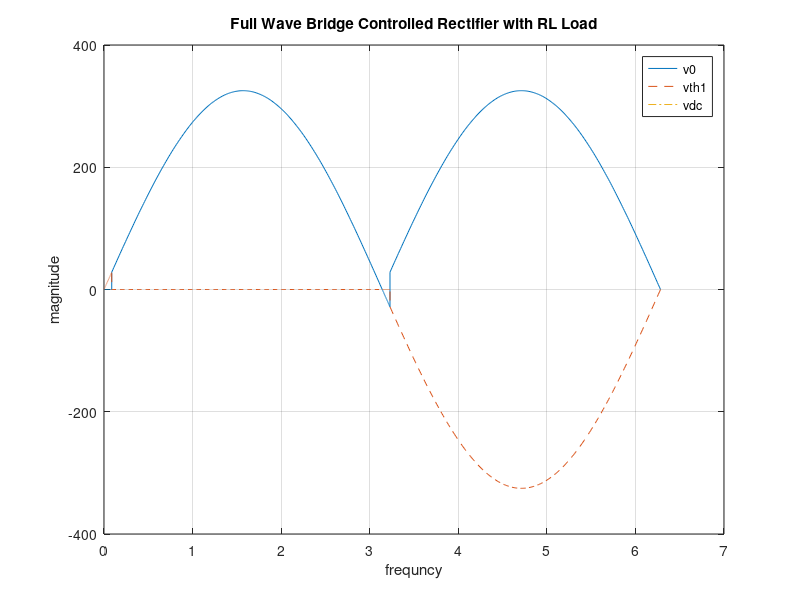

Write MATLAB code to recreate this figure.
%Full Wave Bridge Controlled Rectifier with RL Load

clc;clear all; close all;
em=230*sqrt(2);
alphal=input('enter the delay angle at which thyristor is trigger degree=');
alpha=alphal*pi/180; td=pi/256;
r=2;
l=0.08;
omegal=2*pi*50*l;
t0=linspace(0,alpha,256);
t1=linspace(alpha,pi,256); 
t2=linspace(pi,pi+alpha,256);
t3=linspace(pi+alpha,2*pi,256);
t=[t0 t1 t2 t3];
vdc=2*(em/pi)*cos(alpha);
v0=[0*sin(t0) em*sin(t1) em*sin(t2) -em*sin(t3)];
vth1=[em*sin(t0) 0*em*sin(t1) 0*sin(t2) em*sin(t3)]; 
plot(t,v0,'-',t,vth1,'--',t,vdc,'-.');
xlabel('frequncy');
ylabel ('magnitude');
grid;
legend('v0','vth1','vdc');
title('Full Wave Bridge Controlled Rectifier with RL Load');

%{
enter the delay angle at which thyristor is trigger degree=30
%}